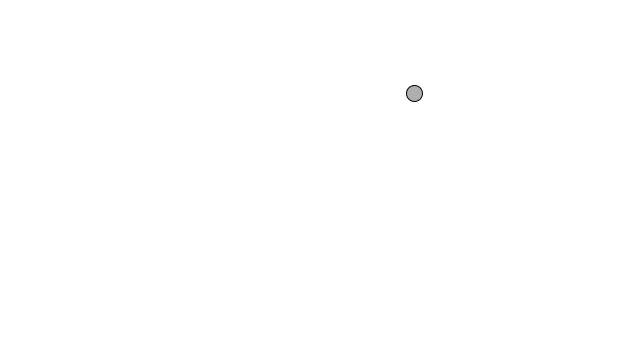
Frame 1 (no input)
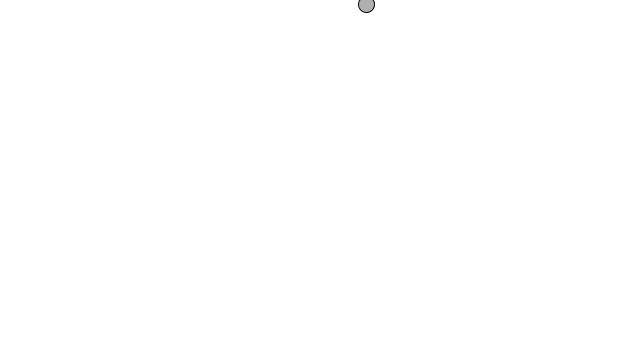
Frame 60 (the mouse pressed at the canvas centre just before this capture)
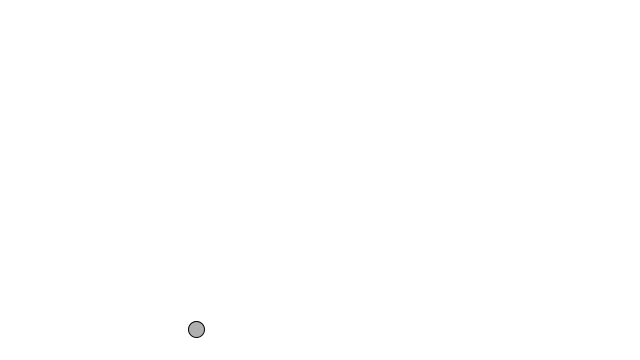
Frame 120 (the mouse held since frame 60 and released just before this capture)

The Processing sketch that drew these frames (run headless with seeded random() and noise(); from frame 60 on, the mouse is pressed at the canvas centre):

// Processing sketch: build
// ── build.pde
// Ch 1. Vectors
// Example 9

Mover m;

void setup() {
    size(640, 360);
    background(255);
    m = new Mover();
}

void draw() {
    background(255, 10);

    m.update();
    m.checkEdges();
    m.display();
}

class Mover {
    PVector dimension;
    PVector location;
    PVector velocity;
    PVector acceleration;
    float topSpeed;

    void update() {
        acceleration = PVector.random2D();
        acceleration.mult(0.5);

        velocity.add(acceleration);
        velocity.limit(topSpeed);
        location.add(velocity);
    }

    void display() {
        stroke(0);
        fill(175);
        ellipse(location.x, location.y, dimension.x, dimension.y);
    }

    void checkEdges() {
        if (location.x > width) {
            location.x = 0;
        } else if (location.x < 0) {
            location.x = width;
        }

        if (location.y > height) {
            location.y = 0;
        } else if (location.y < 0) {
            location.y = height;
        }
    }

    Mover() {
        dimension = new PVector(16, 16);
        location = new PVector(random(width), random(height));
        velocity = new PVector(0, 0);
        topSpeed = 10;
    }
}
